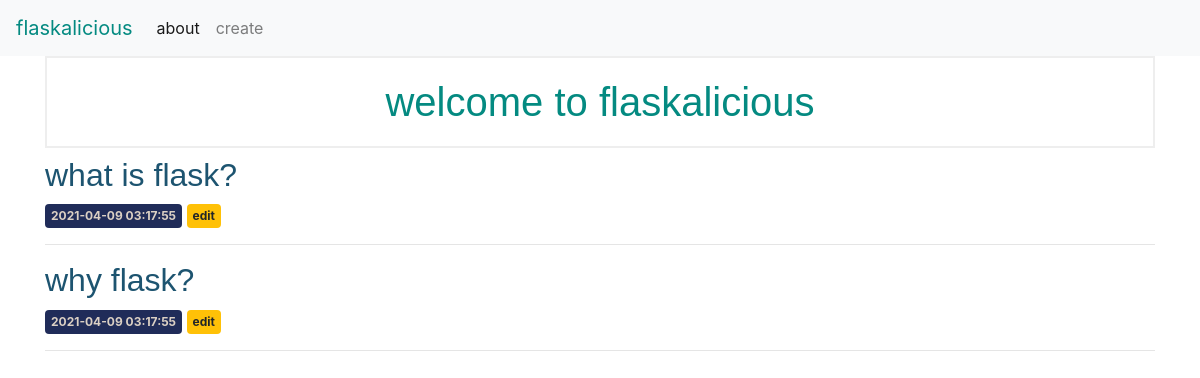
/, run on an earlier commit of the app's database.
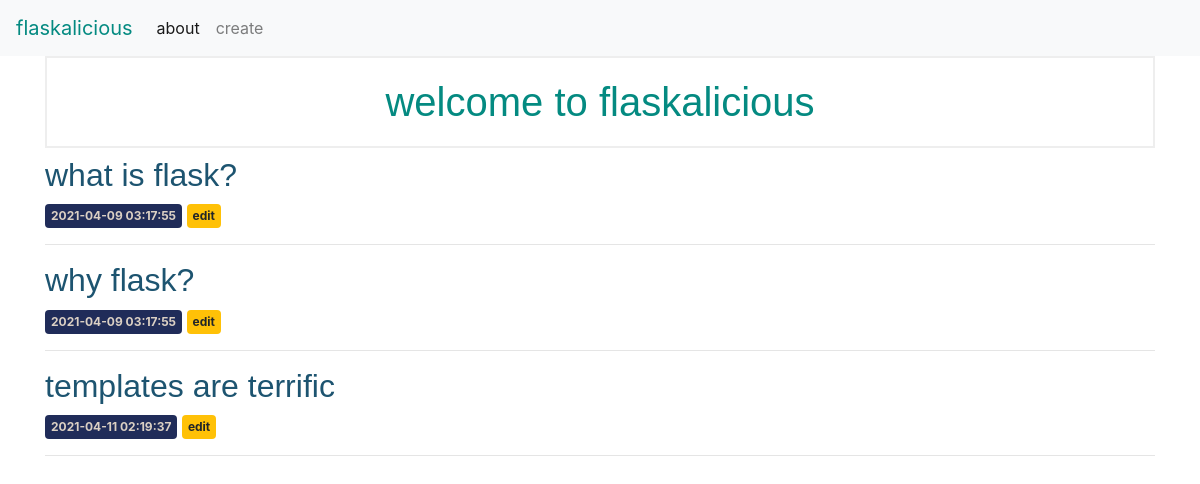
And on a later commit of the database.
### tables this page shows
CREATE TABLE posts (
    id INTEGER PRIMARY KEY AUTOINCREMENT,
    created TIMESTAMP NOT NULL DEFAULT CURRENT_TIMESTAMP,
    title TEXT NOT NULL,
    content TEXT NOT NULL
);

### app.py (the view)
@app.route('/')
def index():
    conn = get_db_connection()
    posts = conn.execute('SELECT * FROM posts').fetchall()
    conn.close()
    return render_template('index.html', posts=posts)

### app.py (called while the page is built)
def get_db_connection():
    conn = sqlite3.connect('database.db')
    conn.row_factory = sqlite3.Row
    return conn

### templates/index.html
{% extends 'base.html' %}
{% block content %}
    <h1>{% block title %} welcome to flaskalicious {% endblock %}</h1>
    {% for post in posts %}
        <a href="{{ url_for('post', post_id=post['id']) }}">
            <h2>{{ post['title'] }}</h2>
        </a>
        <span class="badge badge-primary">{{ post['created'] }}</span>
        <a href="{{ url_for('edit', id=post['id']) }}">
            <span class="badge badge-warning">edit</span>
        </a>
        <hr>
    {% endfor %}
{% endblock %}

### templates/base.html (shortened to what this page needs)
<!doctype html>
<html lang="en">
  <head>
    <link rel="stylesheet" href="https://stackpath.bootstrapcdn.com/bootstrap/4.3.1/css/bootstrap.min.css">
    <link rel="stylesheet" type="text/css" href="static/css/style.css">
  </head>
  <body>
    <nav class="navbar navbar-expand-md navbar-light bg-light">
        <a class="navbar-brand" href="{{ url_for('index')}}">flaskalicious</a>
        <div class="collapse navbar-collapse" id="navbarNav">
            <ul class="navbar-nav">
            <li class="nav-item active">
                <a class="nav-link" href="#">about</a>
            </li>
            <li class="nav-item">
              <a class="nav-link" href="{{url_for('create')}}">create</a>
            </li>
            </ul>
        </div>
    </nav>
    <div class="container">
      {% block content %} {% endblock %}
    </div>
  </body>
</html>

### static/css/style.css (style rules this page uses)
h1 { font-family: Helvetica, sans-serif; border: 2px #eee solid; color: #048A81; text-align: center; padding: 20px; }
h2 { font-family: Helvetica, sans-serif; font-weight: 500; color: #1d5470; }
.badge { display: inline-block; padding: .5em .5em; font-size: 75%; font-weight: 700; line-height: 1; text-align: center; white-space: nowrap; vertical-align: baseline; border-radius: .25rem; transition: color .15s ease-in-out,background-color .15s ease-in-out,border-color .15s ease-in-out,box-shadow .15s ease-in-out; }
.badge-primary { color: #dbd0c4; background-color: #202C59; }
.navbar-light .navbar-brand { color: #048A81; }

What changed in the data, as far as the page shows it:
added posts: title "templates are terrific", created "2021-04-11 02:19:37"
